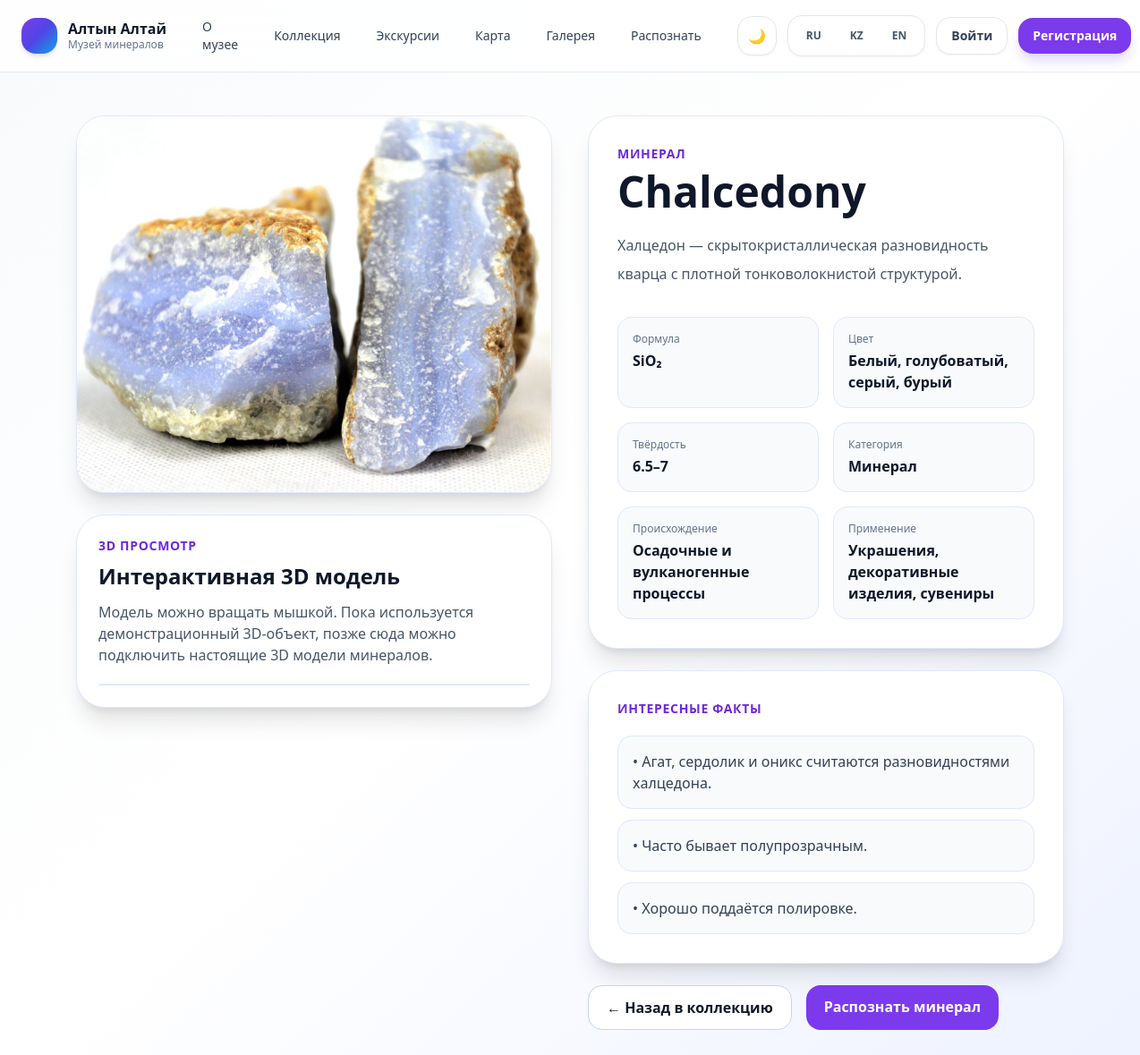
The app's page /collection/chalcedony/ with its own data.
### catalog/models.py (models this page shows, shortened)
class Mineral(models.Model):
    CATEGORY_CHOICES = [
        ("mineral", "Минерал"),
        ("rock", "Горная порода"),
        ("glass", "Вулканическое стекло"),
        ("gem", "Драгоценный камень"),
    ]
    slug = models.SlugField(
        max_length=120,
        unique=True,
        verbose_name="Ключ модели",
    )
    title = models.CharField(
        max_length=200,
        verbose_name="Название",
    )
    formula = models.CharField(
        max_length=200,
        blank=True,
        verbose_name="Формула",
    )
    color = models.CharField(
        max_length=200,
        blank=True,
        verbose_name="Цвет",
    )
    hardness = models.CharField(
        max_length=100,
        blank=True,
        verbose_name="Твёрдость",
    )
    origin = models.TextField(
        blank=True,
        verbose_name="Происхождение",
    )
    usage = models.TextField(
        blank=True,
        verbose_name="Применение",
    )
    description = models.TextField(
        blank=True,
        verbose_name="Описание",
    )
    facts = models.JSONField(
        default=list,
        blank=True,
        verbose_name="Интересные факты",
    )
    category = models.CharField(
        max_length=20,
        choices=CATEGORY_CHOICES,
        default="mineral",
        verbose_name="Категория",
    )
    image = models.ImageField(
        upload_to="minerals/",
        blank=True,
        null=True,
        verbose_name="Фото",
    )
    created_at = models.DateTimeField(auto_now_add=True)
    class Meta:
        verbose_name = "Минерал"
        verbose_name_plural = "Минералы"
        ordering = ["title"]

### pages/views.py (the view)
# urls.py: path("collection/<slug:slug>/", views.mineral_detail, name="mineral_detail"),
def mineral_detail(request, slug):
    mineral = get_object_or_404(Mineral, slug=slug)
    return render(request, "pages/mineral_detail.html", {
        "mineral": mineral,
    })

### templates/pages/mineral_detail.html (shortened to what this page needs)
<!doctype html>
<html lang="ru">
<head>
  <script src="https://cdn.tailwindcss.com"></script>
</head>
<body class="min-h-screen bg-gradient-to-br from-slate-50 via-white to-indigo-50 text-slate-900">
  {% include "includes/header.html" %}
  <section class="max-w-6xl mx-auto px-6 py-12">
    <div class="grid lg:grid-cols-2 gap-10 items-start">
      <div class="space-y-6">
        <div class="bg-white rounded-[2rem] border border-indigo-100 shadow-xl overflow-hidden">
          {% if mineral.image %}
            <img src="{{ mineral.image.url }}" alt="{{ mineral.title }}" class="w-full h-[420px] object-cover">
          {% else %}
            <div class="h-[420px] flex items-center justify-center bg-slate-100 text-slate-400 text-lg">
              Нет изображения
            </div>
          {% endif %}
        </div>
        <div class="bg-white rounded-[2rem] border border-indigo-100 shadow-xl p-6">
          <div class="text-sm font-semibold text-violet-700 uppercase tracking-wider">
            3D просмотр
          </div>
          <h2 class="mt-2 text-2xl font-extrabold">Интерактивная 3D модель</h2>
          <p class="mt-3 text-slate-600">
            Модель можно вращать мышкой. Пока используется демонстрационный 3D-объект, позже сюда можно подключить настоящие 3D модели минералов.
          </p>
          <div class="mt-5 rounded-[1.5rem] overflow-hidden border border-indigo-100 bg-slate-50">
          </div>
        </div>
      </div>
      <div class="space-y-6">
        <div class="bg-white rounded-[2rem] border border-indigo-100 shadow-xl p-8">
          <div class="text-sm font-semibold text-violet-700 uppercase tracking-wider">
            {{ mineral.get_category_display }}
          </div>
          <h1 class="mt-2 text-4xl md:text-5xl font-extrabold">
            {{ mineral.title }}
          </h1>
          <p class="mt-5 text-slate-600 leading-8">
            {{ mineral.description|default:"Описание пока не добавлено." }}
          </p>
          <div class="grid md:grid-cols-2 gap-4 mt-8">
            <div class="rounded-2xl border border-indigo-100 bg-slate-50 p-4">
              <div class="text-xs text-slate-500">Формула</div>
              <div class="mt-1 font-semibold">{{ mineral.formula|default:"—" }}</div>
            </div>
            <div class="rounded-2xl border border-indigo-100 bg-slate-50 p-4">
              <div class="text-xs text-slate-500">Цвет</div>
              <div class="mt-1 font-semibold">{{ mineral.color|default:"—" }}</div>
            </div>
            <div class="rounded-2xl border border-indigo-100 bg-slate-50 p-4">
              <div class="text-xs text-slate-500">Твёрдость</div>
              <div class="mt-1 font-semibold">{{ mineral.hardness|default:"—" }}</div>
            </div>
            <div class="rounded-2xl border border-indigo-100 bg-slate-50 p-4">
              <div class="text-xs text-slate-500">Категория</div>
              <div class="mt-1 font-semibold">{{ mineral.get_category_display }}</div>
            </div>
          </div>
          <div class="grid md:grid-cols-2 gap-4 mt-4">
            <div class="rounded-2xl border border-indigo-100 bg-slate-50 p-4">
              <div class="text-xs text-slate-500">Происхождение</div>
              <div class="mt-1 font-semibold">{{ mineral.origin|default:"—" }}</div>
            </div>
            <div class="rounded-2xl border border-indigo-100 bg-slate-50 p-4">
              <div class="text-xs text-slate-500">Применение</div>
              <div class="mt-1 font-semibold">{{ mineral.usage|default:"—" }}</div>
            </div>
          </div>
        </div>
        {% if mineral.facts %}
        <div class="bg-white rounded-[2rem] border border-indigo-100 shadow-xl p-8">
          <div class="text-sm font-semibold text-violet-700 uppercase tracking-wider">
            Интересные факты
          </div>
          <ul class="mt-5 space-y-3 text-slate-700">
            {% for fact in mineral.facts %}
              <li class="rounded-2xl border border-indigo-100 bg-slate-50 p-4">
                • {{ fact }}
              </li>
            {% endfor %}
          </ul>
        </div>
        {% endif %}
        <div class="flex flex-wrap gap-4">
          <a href="{% url 'pages:collection' %}"
             class="px-5 py-3 rounded-2xl border border-indigo-200 bg-white hover:bg-indigo-50 font-semibold">
            ← Назад в коллекцию
          </a>
          <a href="{% url 'recognize:upload' %}"
             class="px-5 py-3 rounded-2xl bg-violet-600 text-white hover:bg-violet-700 font-semibold">
            Распознать минерал
          </a>
        </div>
      </div>
    </div>
  </section>
</body>
</html>

### records on screen
Mineral: image (picture), category "МИНЕРАЛ", title "Chalcedony", description "Халцедон — скрытокристаллическая разновидность кварца с плотной тонковолокнистой структурой.", formula "SiO₂", color "Белый, голубоватый, серый, бурый", hardness "6.5–7", category "Минерал", origin "Осадочные и вулканогенные процессы", usage "Украшения, декоративные изделия, сувениры"

### other values on screen
{{ fact }} "Агат, сердолик и оникс считаются разновидностями халцедона." "Часто бывает полупрозрачным." "Хорошо поддаётся полировке."
